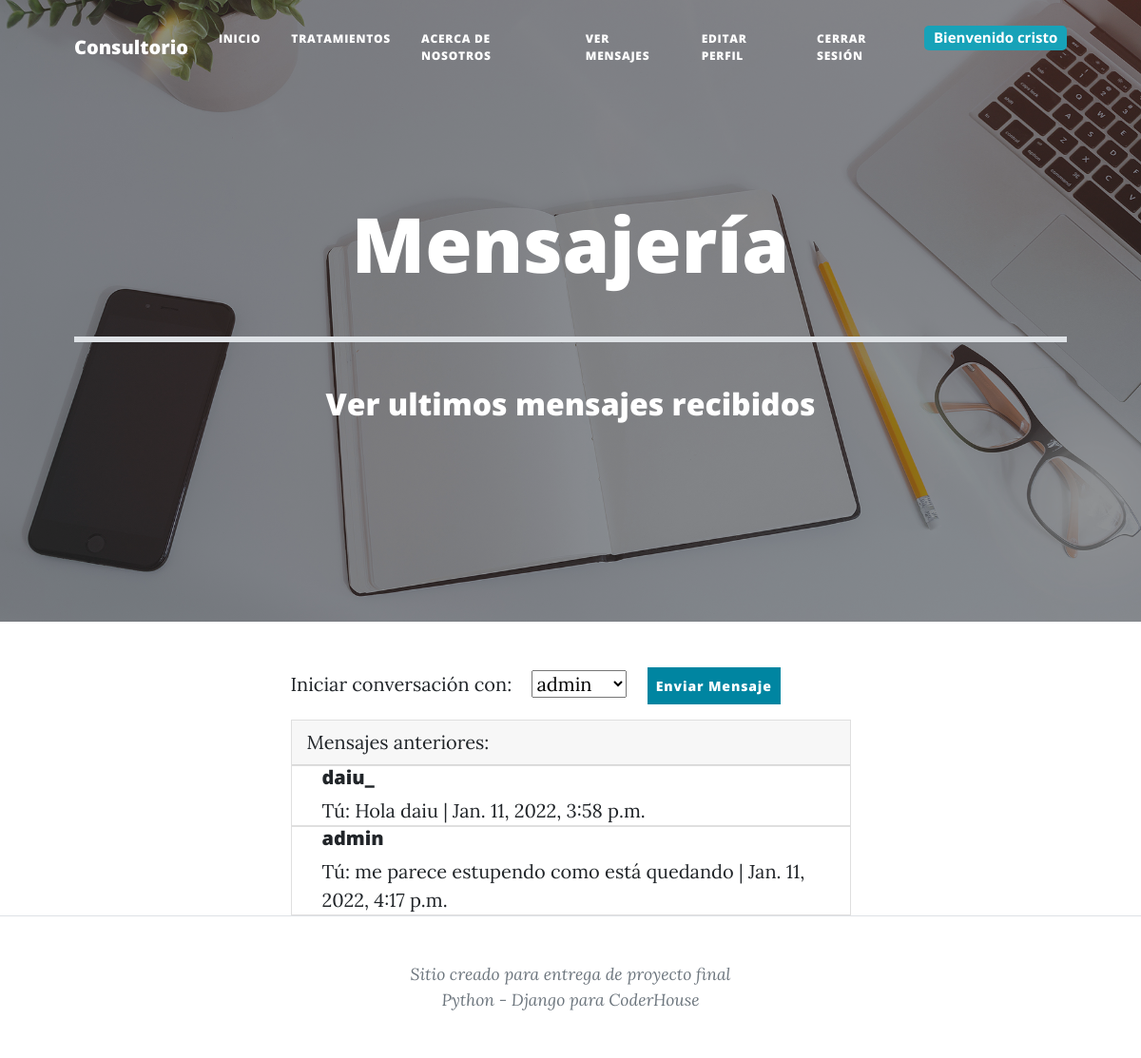
Screenshot of /messages/ (signed in) with the database file from the repository.
### mensajes/models.py (models this page shows)
class ModelBase(models.Model):
    id = models.UUIDField(default = uuid.uuid4, primary_key=True, db_index=True, editable=False),
    tiempo = models.DateTimeField(auto_now_add=True)
    actualizar = models.DateField(auto_now=True)
    class Meta:
        abstract = True

class CanalUsuario(ModelBase):
    canal = models.ForeignKey("Canal", null=True, on_delete=models.SET_NULL)
    usuario = models.ForeignKey(User, on_delete=models.CASCADE)

class CanalMensaje(ModelBase):
    canal = models.ForeignKey("Canal", on_delete=models.CASCADE)
    usuario = models.ForeignKey(User, on_delete=models.CASCADE)
    texto = models.TextField()

### mensajes/views.py (the view)
# urls.py: path('', views.inicio, name='Accounts'),
@login_required
def inicio(request):
    inbox = Canal.objects.filter(canalusuario__usuario__in=[request.user.id])
    usuarios = apps.get_model('auth', model_name='User').objects.all()
    context = {
        "inbox": inbox,
        "usuarios": usuarios
    }
    return render(request, 'mensajes/inicio.html', context)

### mensajes/models.py (called while the page is built)
    def get_queryset(self, *args, **kwargs):
        return CanalQuerySet(self.model, using=self._db)

### mensajes/templates/mensajes/inicio.html (shortened to what this page needs)
{% extends "paginas/padre.html" %}
{% block titulo %}
    <h1 class="mb-1">Mensajería</h1>
    <br>
    <hr size="8px" color="black" />
    <br>
    <h2>Ver ultimos mensajes recibidos</h2>
{% endblock %}
{% block contenido %}
    <div class="form-group">
        <label for="idUsuarios">Iniciar conversación con:</label>
        <select id="selectUsername" class="custom-select mx-3" id="idUsuarios">
            {% for usuario in usuarios %}
                <option>{{usuario.username}}</option>
            {% endfor %}
        </select>
        <button class="btn btn-primary p-2" id="botonEnviarMensaje">Enviar Mensaje</button>
    </div>
    <div class="card mt-3">
        <div class="card-header">
            Mensajes anteriores:
        </div>
        <ul class="list-group list-group-flush">
    {% for mensaje in inbox %}
                {% for second_user in mensaje.canalusuario_set.all %}
                    <li class="list-group-item py-0">
                        <div class="card-body py-0">
                            {% if second_user.usuario == request.user %}
                            {% else %}
                                <a href="{% url 'DetailMsg' second_user.usuario %}">
                                    <h5 class="card-title">{{second_user.usuario}}</h5>
                                    {% if mensaje.canalmensaje_set.count != 0 %}
                                        {% with ultimo_mensaje=mensaje.canalmensaje_set.last %}
                                            <p class="card-text m-0">
                                                {% if ultimo_mensaje.usuario == request.user %}
                                                    Tú:
                                                {% endif %}
                                                {{ultimo_mensaje.texto}} | {{ultimo_mensaje.tiempo}}
                                            </p>
                                        {% endwith %}
                                    {% else %}
                                        <p>No hay mensajes</p>
                                    {% endif %}
                                </a>
                            {% endif %}
                        </div>
                    </li>
                {% endfor %}
                {% empty %}
                <h2>No tienes mensajes</h2>
                {% endfor %}
            </ul>
        </div>
{% endblock %}

### paginas/templates/paginas/padre.html (shortened to what this page needs)
<!DOCTYPE html>
<html lang="en">
    <head>
        {% load static %}
        <link href="{% static 'paginas/css/styles.css' %}" rel="stylesheet" />
    </head>
    <body>
        <nav class="navbar navbar-expand-lg navbar-light" id="mainNav">
            <div class="container px-4 px-lg-5">
                <a class="navbar-brand" href="{% url 'Inicio' %}">Consultorio</a>
                <div class="collapse navbar-collapse" id="navbarResponsive">
                    <ul class="navbar-nav ms-auto py-4 py-lg-0">
                        <li class="nav-item"><a class="nav-link px-lg-3 py-3 py-lg-4" href="{% url 'Inicio' %}">Inicio</a></li>
                        <li class="nav-item"><a class="nav-link px-lg-3 py-3 py-lg-4" href="{% url 'listaTratamientos' %}">Tratamientos</a></li>
                        <li class="nav-item"><a class="nav-link px-lg-3 py-3 py-lg-4" href="{% url 'About' %}">Acerca de nosotros</a></li>
                        {% if user.is_authenticated %}
                            <li class="nav-item"><a class="nav-link px-lg-3 py-3 py-lg-4" href="{% url 'Messages' %}">Ver Mensajes</a></li>
                            <li class="nav-item"><a class="nav-link px-lg-3 py-3 py-lg-4" href="{% url 'EditarPerfil' %}">Editar Perfil</a></li>
                            <li class="nav-item"><a class="nav-link px-lg-3 py-3 py-lg-4" href="{% url 'Logout' %}">Cerrar sesión</a></li>
                            <li class="nav-item"><span class="badge" style="margin-top:19px;">Bienvenido {{user.username}}</span></li>
                        {% else %}
                            <li class="nav-item"><a class="nav-link px-lg-3 py-3 py-lg-4" href="{% url 'Login' %}">Iniciar sesión</a></li>
                        {% endif %}
                    </ul>
                </div>
            </div>
        </nav>
        <header class="masthead">
            <div class="container position-relative px-4 px-lg-5">
                <div class="row gx-4 gx-lg-5 justify-content-center">
                    <div class="col-md-30 col-lg-30 col-xl-30">
                        <div class="site-heading">
                            <h1>{% block titulo %} {% endblock %}</h1>
                        </div>
                    </div>
                </div>
            </div>
        </header>
        <div class="container px-4 px-lg-5">
            <div class="row gx-4 gx-lg-5 justify-content-center">
                <div class="col-md-10 col-lg-8 col-xl-7">
                    {% block contenido %}
                    {% endblock %}
                </div>
            </div>
        </div>
        <footer class="border-top">
            <div class="container px-4 px-lg-5">
                <div class="row gx-4 gx-lg-5 justify-content-center">
                    <div class="col-md-10 col-lg-8 col-xl-7">
                        <div class="small text-center text-muted fst-italic">Sitio creado para entrega de proyecto final <br>Python - Django para CoderHouse</div>
                    </div>
                </div>
            </div>
        </footer>
    </body>
</html>

### rows the page displays
CanalUsuario: usuario "daiu_"
CanalMensaje: texto "Hola daiu", tiempo "Jan. 11, 2022, 3:58 p.m."
CanalUsuario: usuario "admin"
CanalMensaje: texto "me parece estupendo como está quedando", tiempo "Jan. 11, 2022, 4:17 p.m."

### other values shown
{{ user.username }} "cristo"
form field value "admin"
